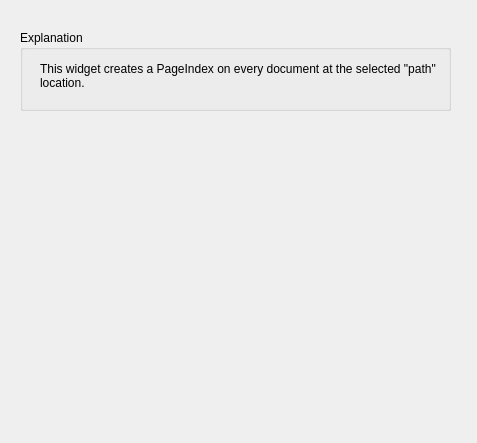
<?xml version="1.0" encoding="UTF-8"?>
<ui version="4.0">
 <class>Form</class>
 <widget class="QWidget" name="Form">
  <property name="geometry">
   <rect>
    <x>0</x>
    <y>0</y>
    <width>477</width>
    <height>443</height>
   </rect>
  </property>
  <property name="windowTitle">
   <string>Form</string>
  </property>
  <widget class="QGroupBox" name="groupBox">
   <property name="geometry">
    <rect>
     <x>20</x>
     <y>30</y>
     <width>431</width>
     <height>81</height>
    </rect>
   </property>
   <property name="title">
    <string>Explanation</string>
   </property>
   <widget class="QLabel" name="Description">
    <property name="geometry">
     <rect>
      <x>20</x>
      <y>10</y>
      <width>401</width>
      <height>71</height>
     </rect>
    </property>
    <property name="text">
     <string>This widget creates a PageIndex on every document at the selected &quot;path&quot; location.</string>
    </property>
    <property name="textFormat">
     <enum>Qt::AutoText</enum>
    </property>
    <property name="alignment">
     <set>Qt::AlignLeading|Qt::AlignLeft|Qt::AlignVCenter</set>
    </property>
    <property name="wordWrap">
     <bool>true</bool>
    </property>
   </widget>
  </widget>
  <widget class="QLabel" name="label_1">
   <property name="geometry">
    <rect>
     <x>20</x>
     <y>150</y>
     <width>431</width>
     <height>21</height>
    </rect>
   </property>
   <property name="text">
    <string/>
   </property>
  </widget>
  <widget class="QLabel" name="label_2">
   <property name="geometry">
    <rect>
     <x>20</x>
     <y>190</y>
     <width>431</width>
     <height>21</height>
    </rect>
   </property>
   <property name="text">
    <string/>
   </property>
  </widget>
  <widget class="QLabel" name="label_3">
   <property name="geometry">
    <rect>
     <x>20</x>
     <y>210</y>
     <width>441</width>
     <height>31</height>
    </rect>
   </property>
   <property name="text">
    <string/>
   </property>
  </widget>
 </widget>
 <resources/>
 <connections/>
</ui>
